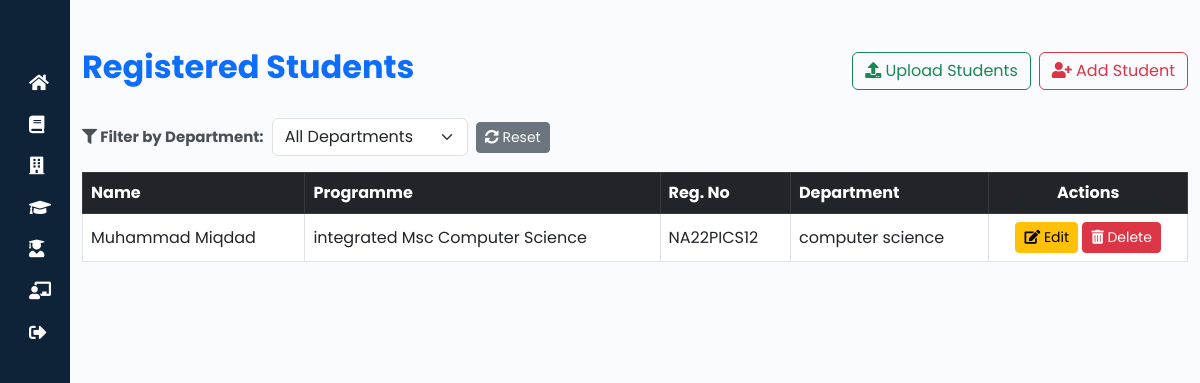
The app's page /student-list/ (signed in), older data.
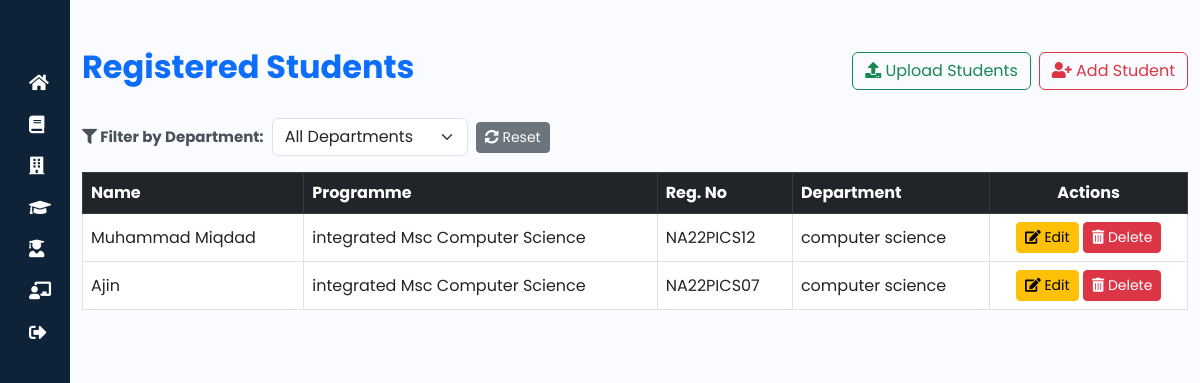
The same page, newer data.
### rapid/models.py (models this page shows, shortened)
class Student(models.Model):
    student_id = models.AutoField(primary_key=True)
    student_name = models.CharField(max_length=100)
    student_register_number = models.CharField(max_length=20, unique=True)
    student_admission_number = models.CharField(max_length=20, unique=True)
    program_id = models.ForeignKey(Program, on_delete=models.CASCADE)
    department_id = models.ForeignKey(Department, on_delete=models.CASCADE, null=True, blank=True)

class Program(models.Model):
    program_id = models.AutoField(primary_key=True)
    program_name = models.CharField(max_length=100, unique=True)
    department_id = models.ForeignKey(Department, on_delete=models.CASCADE)

class Department(models.Model):
    department_id=models.AutoField(primary_key=True)
    department_name=models.CharField(max_length=100)

### rapid/views.py (the view)
# urls.py: path('student-list/', views.student_list, name='student_list'),
@login_required
@admin_required
def student_list(request):
    students = Student.objects.all()  # Fetch all students from the database
    departments = Department.objects.all()  # Fetch all departments
    return render(request, 'rapid/student_list.html', {'students': students,"departments": departments})

### rapid/templates/rapid/student_list.html (shortened to what this page needs)
{% extends "base.html" %}
{% block content %}
<div class="container mt-5">
    <div class="d-flex justify-content-between align-items-center mb-4">
        <h2 class="fw-bold text-primary">Registered Students</h2>
        <div class="d-flex gap-2">
            <a href="/upload-students/" class="btn btn-outline-success">
                <i class="fas fa-upload"></i> Upload Students
            </a>
            <a href="/create-student/" class="btn btn-outline-danger">
                <i class="fas fa-user-plus"></i> Add Student
            </a>
        </div>
    </div>
    <div class="mb-3 d-flex align-items-center gap-2">
        <label for="departmentFilter" class="form-label fw-bold mb-0">
            <i class="fas fa-filter"></i> Filter by Department:
        </label>
        <select id="departmentFilter" class="form-select w-auto">
            <option value="all">All Departments</option>
        </select>
        <button id="resetFilter" class="btn btn-secondary btn-sm">
            <i class="fas fa-sync-alt"></i> Reset
        </button>
    </div>
    <div class="table-responsive">
        <table class="table table-hover table-bordered align-middle">
            <thead class="table-dark">
                <tr>
                    <th>Name</th>
                    <th>Programme</th>
                    <th>Reg. No</th>
                    <th>Department</th>
                    <th class="text-center">Actions</th>
                </tr>
            </thead>
            <tbody id="studentTable">
                {% for student in students %}
                <tr data-department="{{ student.department_id.department_id }}">
                    <td>{{ student.student_name }}</td>
                    <td>{{ student.program_id.program_name }}</td>
                    <td>{{ student.student_register_number }}</td>
                    <td>{{ student.department_id.department_name }}</td>
                    <td class="text-center">
                        <a href="{% url 'edit_student' student.pk %}" class="btn btn-warning btn-sm">
                            <i class="fas fa-edit"></i> Edit
                        </a>
                        <a href="{% url 'delete_student' student.student_id %}"
                           onclick="return confirm('Are you sure you want to delete this student?');"
                           class="btn btn-danger btn-sm">
                            <i class="fas fa-trash-alt"></i> Delete
                        </a>
                    </td>
                </tr>
                {% empty %}
                <tr>
                    <td colspan="5" class="text-center text-muted">No students available.</td>
                </tr>
                {% endfor %}
            </tbody>
        </table>
    </div>
</div>
{% endblock %}

Row changes from the older to the newer data that the page shows:
added Student: student_name "Ajin", program_id.program_name "integrated Msc Computer Science", student_register_number "NA22PICS07", department_id.department_name "computer science"
